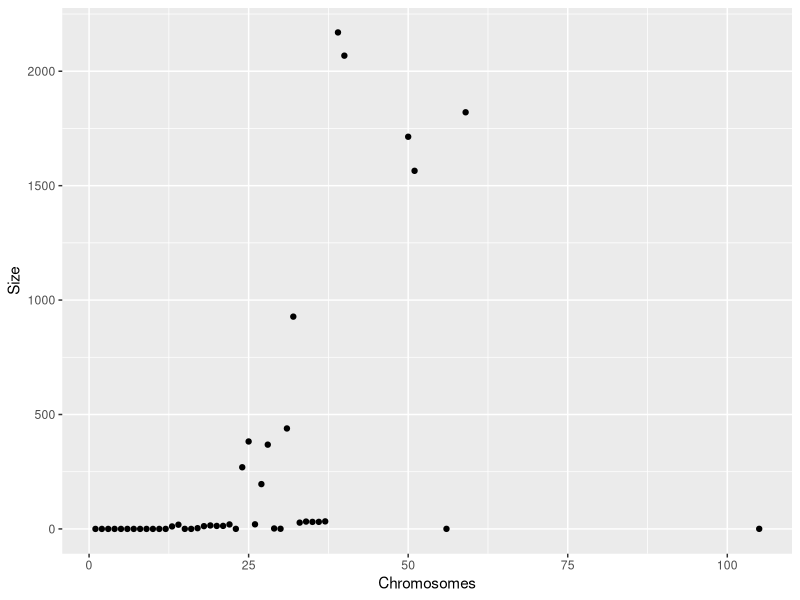

Write the R code that produced this figure.
library(tidyverse)
setwd("/home/azamhamidinekoo/Downloads/Advanced_R_Data")
read.csv("genomes.csv")->genomes
genomes
         
genomes %>%
  filter(Chromosomes>40)

genomes %>%
  filter(Plasmids>0)%>%
  filter(Chromosomes>1)

genomes  %>%
  arrange(desc(Size)) %>%
  slice(1:10)

genomes  %>%
  select(-Groups)

genomes  %>%
  select(starts_with("O"))

genomes  %>%
  distinct(Groups, .keep_all=TRUE)%>%
  nrow()

#scatterplot of the number of chromosomes vs the genome size

genomes  %>%
  arrange(Size) %>%
  distinct(Chromosomes, .keep_all=TRUE)%>%
  filter(Chromosomes !=0)%>%
  ggplot(aes(x=Chromosomes, y=Size)) + geom_point()
